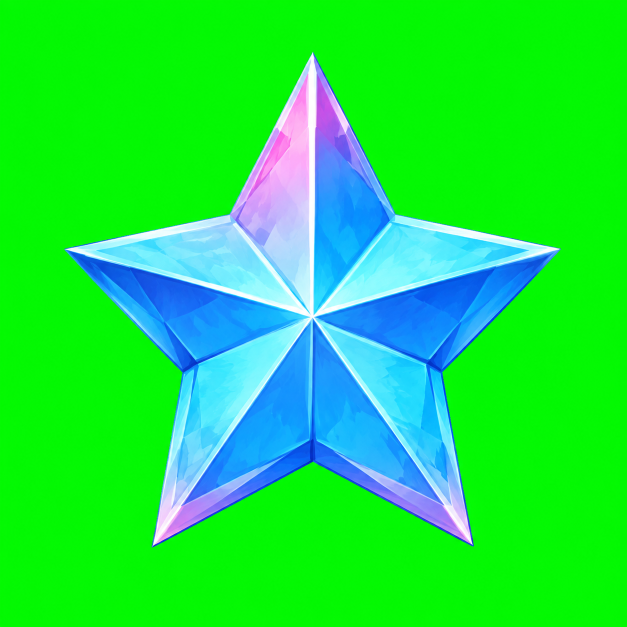
#> input picture docs/art/results/star-aligned-source.png, 1254 x 1254 px (shown at 1/2 size)
$ python prepare-result-stars.py
#> lines starting #> are read from the running program, lines starting #| are printed output that depends on the picture
"""Derive pixel-registered reward variants from one generated crystal master."""
from pathlib import Path
from PIL import Image, ImageDraw
import numpy as np
root=Path(__file__).resolve().parents[1];out=root/'public/art/ui/results'
source=Image.open(root/'docs/art/results/star-aligned-source.png').convert('RGB')
#> source is the input picture: PIL image 1254x1254 RGB; mean R, G, B 27.1, 229.1, 71.2
a=np.asarray(source,dtype=np.float32);r,g,b=np.moveaxis(a,-1,0)
# Green-screen removal; cyan crystal has blue >= green and remains opaque.
alpha=np.clip(1-(g-np.maximum(r,b))/50,0,1)
rgb=a.copy();rgb[:,:,1]=np.minimum(g,np.maximum(r,b)+5)
#> after `rgb[:, :, 1] = np.minimum(g, np.maximum(r, b) + 5)`:
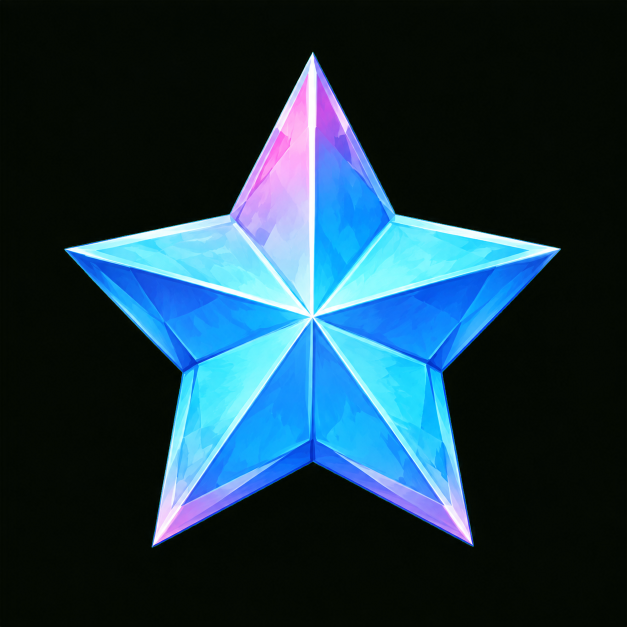
#> rgb: shape (1254, 1254, 3) float32 (shown at 1/2 size); mean R, G, B 27.3, 56, 70.7
rgba=np.dstack((rgb,np.round(alpha*255))).astype(np.uint8)
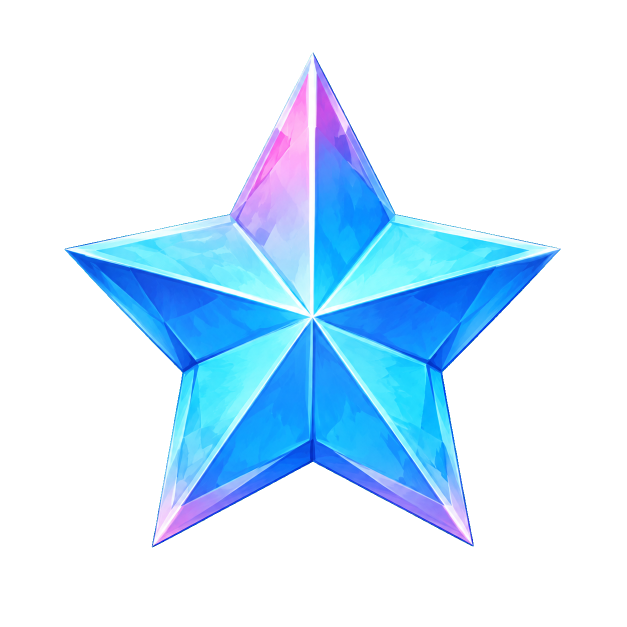
#> rgba: shape (1254, 1254, 4) (shown at 1/2 size); mean R, G, B, A 27.1, 56.2, 71.2, 70.8; transparent parts drawn white
master=Image.fromarray(rgba);bounds=master.getbbox();master=master.crop(bounds)
#> after `bounds = master.getbbox()`: bounds = (129, 104, 1121, 1095)
master.thumbnail((488,488),Image.Resampling.LANCZOS)
#> master: PIL image 488x488 RGBA
canvas=Image.new('RGBA',(512,512));canvas.paste(master,((512-master.width)//2,(512-master.height)//2))
#> after `canvas = Image.new('RGBA', (512, 512))`: canvas: PIL image 512x512 RGBA; every value is 0
#> after `canvas.paste(master, ((512 - master.width) // 2, (512 - master.height)`:
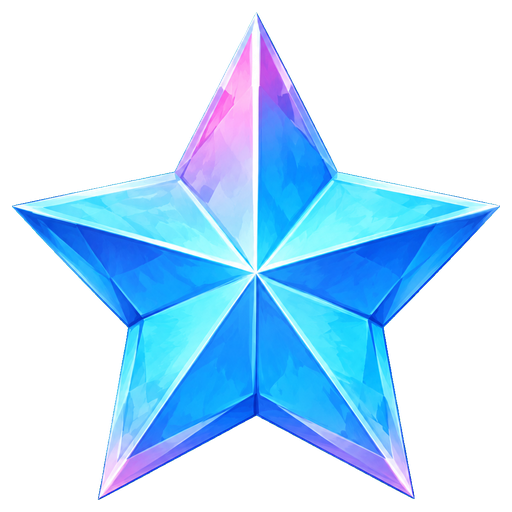
#> canvas: PIL image 512x512 RGBA; mean R, G, B, A 36.3, 74.2, 103, 102.9; transparent parts drawn white
pixels=np.asarray(canvas).copy();luma=(pixels[:,:,0]*.2126+pixels[:,:,1]*.7152+pixels[:,:,2]*.0722)/255
#> after `luma = (pixels[:, :, 0] * 0.2126 + pixels[:, :, 1] * 0.7152 + pixels[:`:
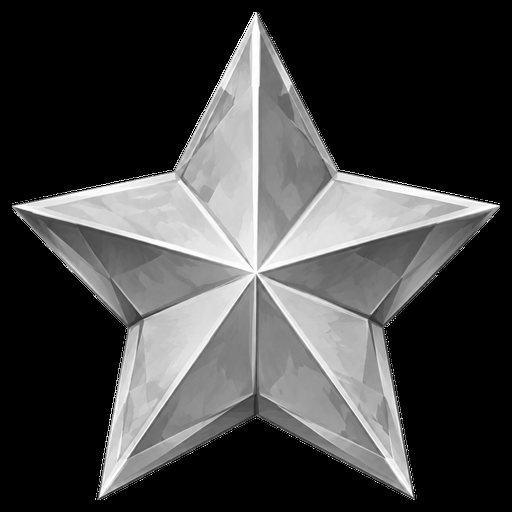
#> luma: shape (512, 512) float64; min 0, max 1, mean 0.268
# Shared lighting, facets and exact alpha. Only pigment changes.
stops=np.array([0,.2,.4,.6,.8,1]);colors=np.array([[91,41,3],[169,91,5],[222,150,14],[255,197,47],[255,227,125],[255,253,230]])
gold=pixels.copy()
for c in range(3):gold[:,:,c]=np.interp(luma,stops,colors[:,c]).astype(np.uint8)
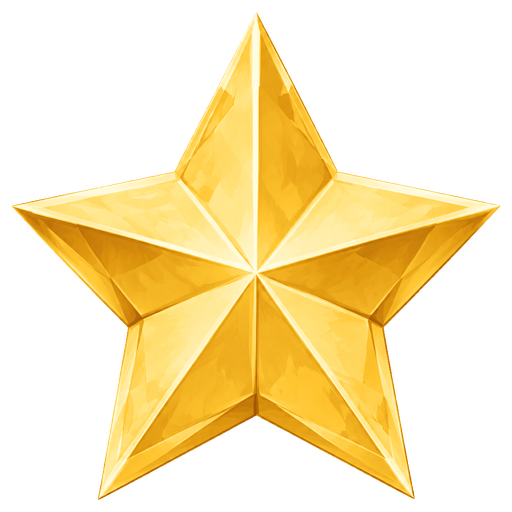
#> gold: shape (512, 512, 4); mean R, G, B, A 154.5, 105.9, 35.4, 102.9; transparent parts drawn white
empty=pixels.copy();empty[:,:,:3]=[121,101,71]
#> after `empty[:, :, :3] = [121, 101, 71]`:
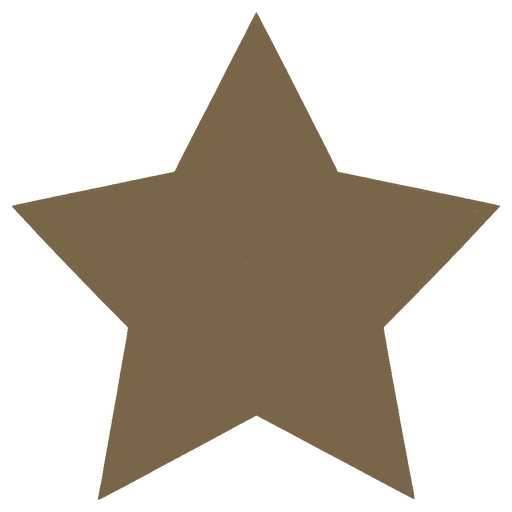
#> empty: shape (512, 512, 4); mean R, G, B, A 121, 101, 71, 102.9; transparent parts drawn white
for name,data in [('plated-star-v2',pixels),('gold-star-v2',gold),('empty-star-v2',empty)]:
 Image.fromarray(data).save(out/(name+'.webp'),lossless=True,method=6)
#> this loop made 3 passes
#> name on passes 1 to 3: 'plated-star-v2', 'gold-star-v2', 'empty-star-v2'
# Alignment is an asset invariant, including antialiased boundary pixels.
for name in ['gold-star-v2','empty-star-v2']:
 check=np.asarray(Image.open(out/(name+'.webp')).convert('RGBA'))
 assert np.array_equal(check[:,:,3],pixels[:,:,3]),name
preview=Image.new('RGB',(840,430),'#e9dab9');draw=ImageDraw.Draw(preview)
for i,(name,label) in enumerate([('gold-star-v2','GOLD'),('plated-star-v2','CRYSTAL')]):
 sprite=Image.open(out/(name+'.webp'));sprite.thumbnail((360,360),Image.Resampling.LANCZOS)
 preview.paste(sprite,(30+i*420,25),sprite);draw.text((180+i*420,395),label,fill='#55442b')
preview.save(root/'docs/art/results/stars-aligned-preview.png')
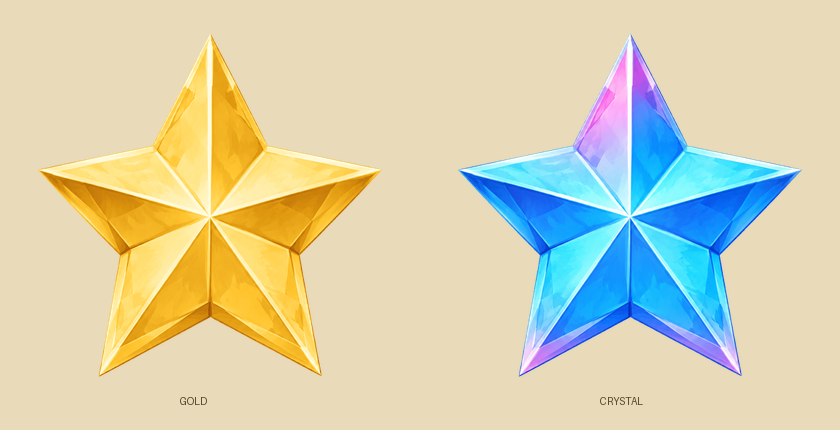
#> saved as stars-aligned-preview.png: PIL image 840x430 RGB; mean R, G, B 213.8, 209.6, 179.4
print('512 x 512 variants: identical alpha masks, bounds and facet locations')
